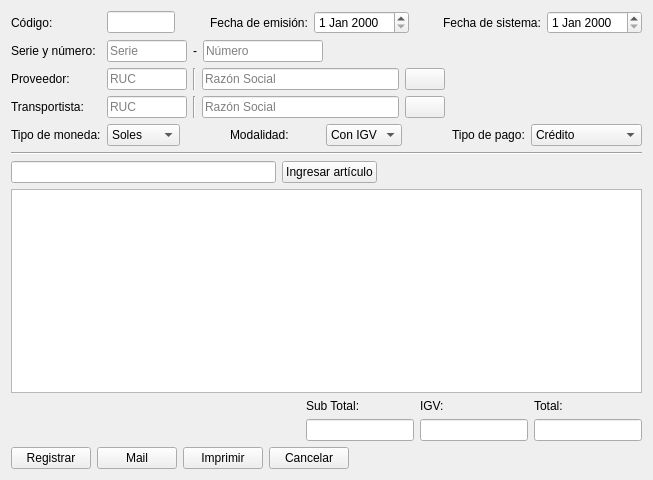
<?xml version="1.0" encoding="UTF-8"?>
<ui version="4.0">
 <class>ui_new_compra_orden</class>
 <widget class="QWidget" name="ui_new_compra_orden">
  <property name="geometry">
   <rect>
    <x>0</x>
    <y>0</y>
    <width>653</width>
    <height>480</height>
   </rect>
  </property>
  <property name="windowTitle">
   <string>Form</string>
  </property>
  <layout class="QGridLayout" name="gridLayout_2">
   <item row="0" column="0">
    <layout class="QVBoxLayout" name="verticalLayout">
     <item>
      <layout class="QHBoxLayout" name="horizontalLayout_8">
       <item>
        <widget class="QLabel" name="label_codigo">
         <property name="minimumSize">
          <size>
           <width>90</width>
           <height>0</height>
          </size>
         </property>
         <property name="text">
          <string>Código:</string>
         </property>
        </widget>
       </item>
       <item>
        <widget class="QLineEdit" name="lineEdit_codigo">
         <property name="maximumSize">
          <size>
           <width>80</width>
           <height>16777215</height>
          </size>
         </property>
         <property name="readOnly">
          <bool>true</bool>
         </property>
        </widget>
       </item>
       <item>
        <spacer name="horizontalSpacer">
         <property name="orientation">
          <enum>Qt::Horizontal</enum>
         </property>
         <property name="sizeHint" stdset="0">
          <size>
           <width>40</width>
           <height>20</height>
          </size>
         </property>
        </spacer>
       </item>
       <item>
        <widget class="QLabel" name="label_emision">
         <property name="text">
          <string>Fecha de emisión:</string>
         </property>
        </widget>
       </item>
       <item>
        <widget class="QDateEdit" name="dateEdit_emision"/>
       </item>
       <item>
        <spacer name="horizontalSpacer_9">
         <property name="orientation">
          <enum>Qt::Horizontal</enum>
         </property>
         <property name="sizeHint" stdset="0">
          <size>
           <width>40</width>
           <height>20</height>
          </size>
         </property>
        </spacer>
       </item>
       <item>
        <widget class="QLabel" name="label_sistema">
         <property name="text">
          <string>Fecha de sistema:</string>
         </property>
        </widget>
       </item>
       <item>
        <widget class="QDateEdit" name="dateEdit_sistema"/>
       </item>
      </layout>
     </item>
     <item>
      <layout class="QHBoxLayout" name="horizontalLayout_7">
       <item>
        <widget class="QLabel" name="label_serie_numero">
         <property name="minimumSize">
          <size>
           <width>90</width>
           <height>0</height>
          </size>
         </property>
         <property name="text">
          <string>Serie y número:</string>
         </property>
        </widget>
       </item>
       <item>
        <widget class="QLineEdit" name="lineEdit_serie">
         <property name="maximumSize">
          <size>
           <width>80</width>
           <height>16777215</height>
          </size>
         </property>
         <property name="placeholderText">
          <string>Serie</string>
         </property>
        </widget>
       </item>
       <item>
        <widget class="QLabel" name="label_minus">
         <property name="text">
          <string>-</string>
         </property>
        </widget>
       </item>
       <item>
        <widget class="QLineEdit" name="lineEdit_numero">
         <property name="maximumSize">
          <size>
           <width>120</width>
           <height>16777215</height>
          </size>
         </property>
         <property name="placeholderText">
          <string>Número</string>
         </property>
        </widget>
       </item>
       <item>
        <spacer name="horizontalSpacer_2">
         <property name="orientation">
          <enum>Qt::Horizontal</enum>
         </property>
         <property name="sizeHint" stdset="0">
          <size>
           <width>40</width>
           <height>20</height>
          </size>
         </property>
        </spacer>
       </item>
      </layout>
     </item>
     <item>
      <layout class="QHBoxLayout" name="horizontalLayout_6">
       <item>
        <widget class="QLabel" name="label_proveedor">
         <property name="minimumSize">
          <size>
           <width>90</width>
           <height>0</height>
          </size>
         </property>
         <property name="text">
          <string>Proveedor:</string>
         </property>
        </widget>
       </item>
       <item>
        <widget class="QLineEdit" name="lineEdit_codigoProveedor">
         <property name="maximumSize">
          <size>
           <width>80</width>
           <height>16777215</height>
          </size>
         </property>
         <property name="readOnly">
          <bool>false</bool>
         </property>
         <property name="placeholderText">
          <string>RUC</string>
         </property>
        </widget>
       </item>
       <item>
        <widget class="Line" name="line_2">
         <property name="orientation">
          <enum>Qt::Vertical</enum>
         </property>
        </widget>
       </item>
       <item>
        <widget class="LineEdit" name="lineEdit_proveedorNombre">
         <property name="readOnly">
          <bool>false</bool>
         </property>
         <property name="placeholderText">
          <string>Razón Social</string>
         </property>
        </widget>
       </item>
       <item>
        <widget class="QPushButton" name="pushButton_proveedor">
         <property name="text">
          <string/>
         </property>
         <property name="icon">
          <iconset resource="Icons.qrc">
           <normaloff>:/Iconos/Iconos/SEARCH (1).png</normaloff>:/Iconos/Iconos/SEARCH (1).png</iconset>
         </property>
        </widget>
       </item>
       <item>
        <spacer name="horizontalSpacer_3">
         <property name="orientation">
          <enum>Qt::Horizontal</enum>
         </property>
         <property name="sizeHint" stdset="0">
          <size>
           <width>40</width>
           <height>20</height>
          </size>
         </property>
        </spacer>
       </item>
      </layout>
     </item>
     <item>
      <layout class="QHBoxLayout" name="horizontalLayout_5">
       <item>
        <widget class="QLabel" name="label_9">
         <property name="minimumSize">
          <size>
           <width>90</width>
           <height>0</height>
          </size>
         </property>
         <property name="text">
          <string>Transportista:</string>
         </property>
        </widget>
       </item>
       <item>
        <widget class="QLineEdit" name="lineEdit_codigoTransportista">
         <property name="maximumSize">
          <size>
           <width>80</width>
           <height>16777215</height>
          </size>
         </property>
         <property name="readOnly">
          <bool>false</bool>
         </property>
         <property name="placeholderText">
          <string>RUC</string>
         </property>
        </widget>
       </item>
       <item>
        <widget class="Line" name="line_3">
         <property name="orientation">
          <enum>Qt::Vertical</enum>
         </property>
        </widget>
       </item>
       <item>
        <widget class="LineEdit" name="lineEdit_transportistaNombre">
         <property name="readOnly">
          <bool>false</bool>
         </property>
         <property name="placeholderText">
          <string>Razón Social</string>
         </property>
        </widget>
       </item>
       <item>
        <widget class="QPushButton" name="pushButton_transportista">
         <property name="text">
          <string/>
         </property>
         <property name="icon">
          <iconset resource="Icons.qrc">
           <normaloff>:/Iconos/Iconos/SEARCH (1).png</normaloff>:/Iconos/Iconos/SEARCH (1).png</iconset>
         </property>
        </widget>
       </item>
       <item>
        <spacer name="horizontalSpacer_4">
         <property name="orientation">
          <enum>Qt::Horizontal</enum>
         </property>
         <property name="sizeHint" stdset="0">
          <size>
           <width>40</width>
           <height>20</height>
          </size>
         </property>
        </spacer>
       </item>
      </layout>
     </item>
     <item>
      <layout class="QHBoxLayout" name="horizontalLayout_4">
       <item>
        <widget class="QLabel" name="label_tipo_moneda">
         <property name="minimumSize">
          <size>
           <width>90</width>
           <height>0</height>
          </size>
         </property>
         <property name="text">
          <string>Tipo de moneda:</string>
         </property>
        </widget>
       </item>
       <item>
        <widget class="QComboBox" name="comboBox_tipo_moneda">
         <property name="editable">
          <bool>false</bool>
         </property>
         <item>
          <property name="text">
           <string>Soles</string>
          </property>
         </item>
         <item>
          <property name="text">
           <string>Dólares</string>
          </property>
         </item>
        </widget>
       </item>
       <item>
        <spacer name="horizontalSpacer_10">
         <property name="orientation">
          <enum>Qt::Horizontal</enum>
         </property>
         <property name="sizeHint" stdset="0">
          <size>
           <width>40</width>
           <height>20</height>
          </size>
         </property>
        </spacer>
       </item>
       <item>
        <widget class="QLabel" name="label_modalidad">
         <property name="minimumSize">
          <size>
           <width>90</width>
           <height>0</height>
          </size>
         </property>
         <property name="text">
          <string>Modalidad:</string>
         </property>
        </widget>
       </item>
       <item>
        <widget class="QComboBox" name="comboBox_modalidad">
         <property name="editable">
          <bool>false</bool>
         </property>
         <item>
          <property name="text">
           <string>Con IGV</string>
          </property>
         </item>
         <item>
          <property name="text">
           <string>Sin IGV</string>
          </property>
         </item>
        </widget>
       </item>
       <item>
        <spacer name="horizontalSpacer_5">
         <property name="orientation">
          <enum>Qt::Horizontal</enum>
         </property>
         <property name="sizeHint" stdset="0">
          <size>
           <width>40</width>
           <height>20</height>
          </size>
         </property>
        </spacer>
       </item>
       <item>
        <widget class="QLabel" name="label">
         <property name="text">
          <string>Tipo de pago:</string>
         </property>
        </widget>
       </item>
       <item>
        <widget class="QComboBox" name="comboBox">
         <property name="editable">
          <bool>false</bool>
         </property>
         <property name="duplicatesEnabled">
          <bool>true</bool>
         </property>
         <item>
          <property name="text">
           <string>Crédito</string>
          </property>
         </item>
         <item>
          <property name="text">
           <string>Contado</string>
          </property>
         </item>
         <item>
          <property name="text">
           <string>Vuelta de viaje</string>
          </property>
         </item>
        </widget>
       </item>
      </layout>
     </item>
     <item>
      <widget class="Line" name="line">
       <property name="orientation">
        <enum>Qt::Horizontal</enum>
       </property>
      </widget>
     </item>
     <item>
      <layout class="QHBoxLayout" name="horizontalLayout_3">
       <item>
        <widget class="LineEdit" name="lineEdit_ingresarArticulo"/>
       </item>
       <item>
        <widget class="QPushButton" name="pushButton_ingresarArticulos">
         <property name="text">
          <string>Ingresar artículo</string>
         </property>
        </widget>
       </item>
       <item>
        <spacer name="horizontalSpacer_6">
         <property name="orientation">
          <enum>Qt::Horizontal</enum>
         </property>
         <property name="sizeHint" stdset="0">
          <size>
           <width>40</width>
           <height>20</height>
          </size>
         </property>
        </spacer>
       </item>
      </layout>
     </item>
     <item>
      <widget class="QTableView" name="tableView_articulos"/>
     </item>
     <item>
      <layout class="QHBoxLayout" name="horizontalLayout_2">
       <item>
        <spacer name="horizontalSpacer_7">
         <property name="orientation">
          <enum>Qt::Horizontal</enum>
         </property>
         <property name="sizeHint" stdset="0">
          <size>
           <width>40</width>
           <height>20</height>
          </size>
         </property>
        </spacer>
       </item>
       <item>
        <layout class="QGridLayout" name="gridLayout">
         <item row="0" column="0">
          <widget class="QLabel" name="label_subtotal">
           <property name="text">
            <string>Sub Total:</string>
           </property>
          </widget>
         </item>
         <item row="0" column="1">
          <widget class="QLabel" name="label_igv">
           <property name="text">
            <string>IGV:</string>
           </property>
          </widget>
         </item>
         <item row="0" column="2">
          <widget class="QLabel" name="label_total">
           <property name="text">
            <string>Total:</string>
           </property>
          </widget>
         </item>
         <item row="1" column="0">
          <widget class="QLineEdit" name="lineEdit_subtotal"/>
         </item>
         <item row="1" column="1">
          <widget class="QLineEdit" name="lineEdit_igv">
           <property name="text">
            <string/>
           </property>
           <property name="readOnly">
            <bool>false</bool>
           </property>
          </widget>
         </item>
         <item row="1" column="2">
          <widget class="QLineEdit" name="lineEdit_total"/>
         </item>
        </layout>
       </item>
      </layout>
     </item>
     <item>
      <layout class="QHBoxLayout" name="horizontalLayout">
       <item>
        <widget class="QPushButton" name="pushButton_registrar">
         <property name="text">
          <string>Registrar</string>
         </property>
        </widget>
       </item>
       <item>
        <widget class="QPushButton" name="pushButton_mail">
         <property name="text">
          <string>Mail</string>
         </property>
        </widget>
       </item>
       <item>
        <widget class="QPushButton" name="pushButton_imprimir">
         <property name="text">
          <string>Imprimir</string>
         </property>
        </widget>
       </item>
       <item>
        <widget class="QPushButton" name="pushButton_cancelar">
         <property name="text">
          <string>Cancelar</string>
         </property>
        </widget>
       </item>
       <item>
        <spacer name="horizontalSpacer_8">
         <property name="orientation">
          <enum>Qt::Horizontal</enum>
         </property>
         <property name="sizeHint" stdset="0">
          <size>
           <width>40</width>
           <height>20</height>
          </size>
         </property>
        </spacer>
       </item>
      </layout>
     </item>
    </layout>
   </item>
  </layout>
 </widget>
 <customwidgets>
  <customwidget>
   <class>LineEdit</class>
   <extends>QLineEdit</extends>
   <header location="global">lineedit.h</header>
  </customwidget>
 </customwidgets>
 <resources>
  <include location="Icons.qrc"/>
 </resources>
 <connections/>
</ui>
